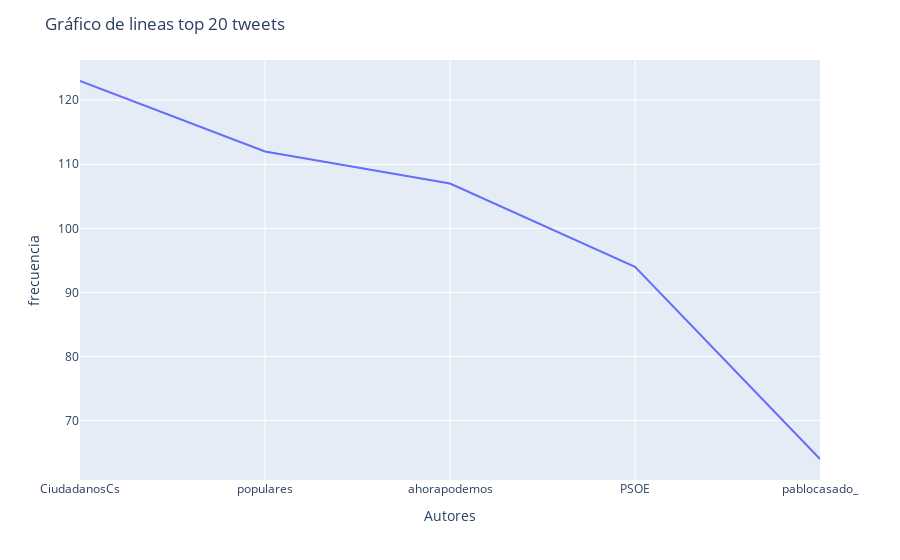

The code cell stored with this chart in its notebook:
### Code cell
fig_lineas = px.line(x=top20["Palabra"], y=top20["Frecuencia"])

fig_lineas.update_layout(
    yaxis_title='frecuencia',  # label eje x
    xaxis_title="Autores",  # label eje y
    title="Gráfico de lineas top 20 tweets "  # label título
)
fig_lineas.show()

### Figure 1 — Plotly figure (JSON) as saved in the notebook; plotly's stock layout.template omitted (floating-point values rounded to 4 significant figures)
{"data": [{"hovertemplate": "x=%{x}<br>y=%{y}<extra></extra>", "legendgroup": "", "line": {"color": "#636efa", "dash": "solid"}, "marker": {"symbol": "circle"}, "mode": "lines", "name": "", "orientation": "v", "showlegend": false, "type": "scatter", "x": ["CiudadanosCs", "populares", "ahorapodemos", "PSOE", "pablocasado_"], "xaxis": "x", "y": [123, 112, 107, 94, 64], "yaxis": "y"}], "layout": {"legend": {"tracegroupgap": 0}, "margin": {"t": 60}, "title": {"text": "Gráfico de lineas top 20 tweets "}, "xaxis": {"anchor": "y", "domain": [0, 1], "title": {"text": "Autores"}}, "yaxis": {"anchor": "x", "domain": [0, 1], "title": {"text": "frecuencia"}}}}
